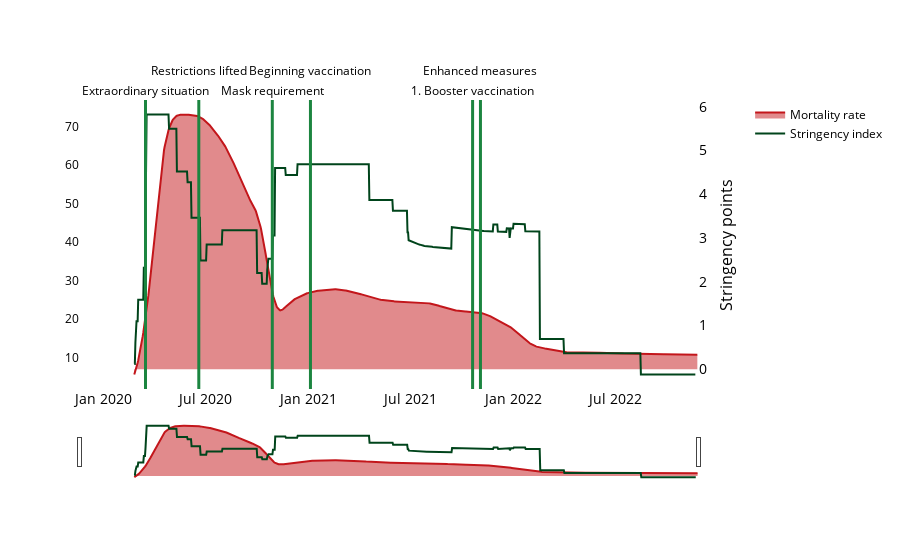

The notebook cell this image was saved under:
### Markdown cell above
# Graph: Stringency Index in Switzerland

### Code cell
df_stringency = df[['date', 'stringency_index']].copy().dropna()
df_mortality_rate = df[["date", "mortality_rate"]].dropna()

fig_stringency_index = make_subplots(specs=[[{"secondary_y": True}]])


fig_stringency_index.add_trace(
    go.Scatter(
        x=df_mortality_rate.date, 
        y=signal.savgol_filter(df_mortality_rate.mortality_rate, 51, 3), 
        text=df_mortality_rate.mortality_rate,
        name="Mortality rate", 
        mode="lines", 
        hoverlabel = dict(namelength = -1),
        hovertemplate='Mortality rate: %{text:.2f}%<extra></extra>',
        fill='tozeroy',
        line={'color': secondary_colors[-2]},
    ), secondary_y=False
)

fig_stringency_index.add_trace(
    go.Scatter(
        name='Stringency index',
        x=df_stringency['date'],
        y=df_stringency['stringency_index'], 
        mode='lines', 
        line={'color': primary_colors[-1]},
        hovertemplate='Stringency index: %{y}<extra></extra>',
        showlegend=True
    ), secondary_y=True
)

fig_stringency_index.update_layout(**layout_settings,
    hovermode='x unified',
    xaxis_tickfont_size=14,
    yaxis=dict(
        title='Stringency points',
        titlefont_size=16,
        tickfont_size=14,
        side='right'
    ),
    yaxis2=dict(
        side='left'
    ),
    xaxis=dict(
        # Add range selector
        rangeslider=dict(
            visible=True
        )
    ),
    showlegend=True,
    # Add vertical lines and text annotations for extraordinary_events
    shapes=[
        dict(
            type="line",
            x0=x,
            y0=0,
            x1=x,
            y1=1,
            xref="x",
            yref="paper",
            line=dict(color=primary_colors[3], width=3),
        ) for x, _ in extraordinary_events
    ],
    annotations=[
        dict(
            x=x,
            y=1,  # Display annotations at the top of the plot
            text=text,
            showarrow=False,
            yshift=20 * (index % 2 + 1),  # Shift annotations upwards by 20 pixels
            xshift=0,  # Shift annotations to the right by 20 pixels
            textangle=0,  # Display text vertically
            xref="x",
            yref="paper",  # Display annotations outside of the graph
        ) for index, (x, text) in enumerate(extraordinary_events)
    ])

fig_stringency_index.show()

### Figure 1 — Plotly figure (JSON) as saved in the notebook; plotly's stock layout.template omitted (floating-point values rounded to 4 significant figures; data arrays with more than 128 entries replaced by an {"elided": "..."} marker saying what was removed)
{"data": [{"fill": "tozeroy", "hoverlabel": {"namelength": -1}, "hovertemplate": "Mortality rate: %{text:.2f}%<extra></extra>", "line": {"color": "rgba(0.7645213379469434, 0.08664359861591696, 0.10708189158016147, 1.0)"}, "mode": "lines", "name": "Mortality rate", "text": {"elided": "1005 float values"}, "type": "scatter", "x": {"elided": "1005 str values"}, "xaxis": "x", "y": {"elided": "1005 float values"}, "yaxis": "y"}, {"hovertemplate": "Stringency index: %{y}<extra></extra>", "line": {"color": "rgba(0.0, 0.26666666666666666, 0.10588235294117647, 1.0)"}, "mode": "lines", "name": "Stringency index", "showlegend": true, "type": "scatter", "x": {"elided": "1001 str values"}, "xaxis": "x", "y": {"elided": "1001 float values"}, "yaxis": "y2"}], "layout": {"annotations": [{"showarrow": false, "text": "Extraordinary situation", "textangle": 0, "x": "2020-03-16", "xref": "x", "xshift": 0, "y": 1, "yref": "paper", "yshift": 20}, {"showarrow": false, "text": "Restrictions lifted", "textangle": 0, "x": "2020-06-19", "xref": "x", "xshift": 0, "y": 1, "yref": "paper", "yshift": 40}, {"showarrow": false, "text": "Mask requirement", "textangle": 0, "x": "2020-10-28", "xref": "x", "xshift": 0, "y": 1, "yref": "paper", "yshift": 20}, {"showarrow": false, "text": "Beginning vaccination", "textangle": 0, "x": "2021-01-04", "xref": "x", "xshift": 0, "y": 1, "yref": "paper", "yshift": 40}, {"showarrow": false, "text": "1. Booster vaccination", "textangle": 0, "x": "2021-10-20", "xref": "x", "xshift": 0, "y": 1, "yref": "paper", "yshift": 20}, {"showarrow": false, "text": "Enhanced measures", "textangle": 0, "x": "2021-11-03", "xref": "x", "xshift": 0, "y": 1, "yref": "paper", "yshift": 40}], "font": {"color": "black", "family": "Open Sans"}, "hovermode": "x unified", "paper_bgcolor": "rgba(0,0,0,0)", "plot_bgcolor": "rgba(0,0,0,0)", "shapes": [{"line": {"color": "rgba(0.10818915801614765, 0.5201845444059976, 0.24982698961937716, 1.0)", "width": 3}, "type": "line", "x0": "2020-03-16", "x1": "2020-03-16", "xref": "x", "y0": 0, "y1": 1, "yref": "paper"}, {"line": {"color": "rgba(0.10818915801614765, 0.5201845444059976, 0.24982698961937716, 1.0)", "width": 3}, "type": "line", "x0": "2020-06-19", "x1": "2020-06-19", "xref": "x", "y0": 0, "y1": 1, "yref": "paper"}, {"line": {"color": "rgba(0.10818915801614765, 0.5201845444059976, 0.24982698961937716, 1.0)", "width": 3}, "type": "line", "x0": "2020-10-28", "x1": "2020-10-28", "xref": "x", "y0": 0, "y1": 1, "yref": "paper"}, {"line": {"color": "rgba(0.10818915801614765, 0.5201845444059976, 0.24982698961937716, 1.0)", "width": 3}, "type": "line", "x0": "2021-01-04", "x1": "2021-01-04", "xref": "x", "y0": 0, "y1": 1, "yref": "paper"}, {"line": {"color": "rgba(0.10818915801614765, 0.5201845444059976, 0.24982698961937716, 1.0)", "width": 3}, "type": "line", "x0": "2021-10-20", "x1": "2021-10-20", "xref": "x", "y0": 0, "y1": 1, "yref": "paper"}, {"line": {"color": "rgba(0.10818915801614765, 0.5201845444059976, 0.24982698961937716, 1.0)", "width": 3}, "type": "line", "x0": "2021-11-03", "x1": "2021-11-03", "xref": "x", "y0": 0, "y1": 1, "yref": "paper"}], "showlegend": true, "title": {"font": {"color": "black", "family": "Open Sans"}}, "xaxis": {"anchor": "y", "domain": [0, 0.94], "rangeslider": {"visible": true}, "tickfont": {"size": 14}}, "yaxis": {"anchor": "x", "domain": [0, 1], "side": "right", "tickfont": {"size": 14}, "title": {"font": {"size": 16}, "text": "Stringency points"}}, "yaxis2": {"anchor": "x", "overlaying": "y", "side": "left"}}}
